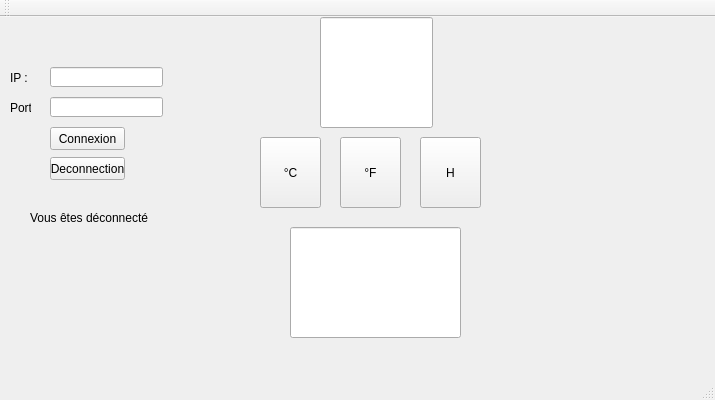
<?xml version="1.0" encoding="UTF-8"?>
<ui version="4.0">
 <class>TCPCLIENTClass</class>
 <widget class="QMainWindow" name="TCPCLIENTClass">
  <property name="geometry">
   <rect>
    <x>0</x>
    <y>0</y>
    <width>715</width>
    <height>400</height>
   </rect>
  </property>
  <property name="windowTitle">
   <string>TCPCLIENT</string>
  </property>
  <widget class="QWidget" name="centralWidget">
   <widget class="QLabel" name="label">
    <property name="geometry">
     <rect>
      <x>200</x>
      <y>30</y>
      <width>111</width>
      <height>81</height>
     </rect>
    </property>
    <property name="text">
     <string/>
    </property>
   </widget>
   <widget class="QPushButton" name="ConnectButton">
    <property name="geometry">
     <rect>
      <x>50</x>
      <y>110</y>
      <width>75</width>
      <height>23</height>
     </rect>
    </property>
    <property name="text">
     <string>Connexion</string>
    </property>
   </widget>
   <widget class="QLabel" name="label_2">
    <property name="geometry">
     <rect>
      <x>10</x>
      <y>30</y>
      <width>21</width>
      <height>61</height>
     </rect>
    </property>
    <property name="text">
     <string>IP :</string>
    </property>
   </widget>
   <widget class="QLineEdit" name="IPLineEdit">
    <property name="geometry">
     <rect>
      <x>50</x>
      <y>50</y>
      <width>113</width>
      <height>20</height>
     </rect>
    </property>
   </widget>
   <widget class="QLineEdit" name="portLineEdit">
    <property name="geometry">
     <rect>
      <x>50</x>
      <y>80</y>
      <width>113</width>
      <height>20</height>
     </rect>
    </property>
   </widget>
   <widget class="QLabel" name="label_3">
    <property name="geometry">
     <rect>
      <x>10</x>
      <y>60</y>
      <width>21</width>
      <height>61</height>
     </rect>
    </property>
    <property name="text">
     <string>Port :</string>
    </property>
   </widget>
   <widget class="QLabel" name="connectionStatusLabel">
    <property name="geometry">
     <rect>
      <x>30</x>
      <y>180</y>
      <width>171</width>
      <height>41</height>
     </rect>
    </property>
    <property name="text">
     <string>Vous êtes déconnecté</string>
    </property>
   </widget>
   <widget class="QPushButton" name="DisconnectButton">
    <property name="geometry">
     <rect>
      <x>50</x>
      <y>140</y>
      <width>75</width>
      <height>23</height>
     </rect>
    </property>
    <property name="text">
     <string>Deconnection</string>
    </property>
   </widget>
   <widget class="QPushButton" name="Celsius">
    <property name="geometry">
     <rect>
      <x>260</x>
      <y>120</y>
      <width>61</width>
      <height>71</height>
     </rect>
    </property>
    <property name="text">
     <string>°C</string>
    </property>
   </widget>
   <widget class="QPushButton" name="Fahrenheit">
    <property name="geometry">
     <rect>
      <x>340</x>
      <y>120</y>
      <width>61</width>
      <height>71</height>
     </rect>
    </property>
    <property name="text">
     <string>°F</string>
    </property>
   </widget>
   <widget class="QPushButton" name="Hygrometrie">
    <property name="geometry">
     <rect>
      <x>420</x>
      <y>120</y>
      <width>61</width>
      <height>71</height>
     </rect>
    </property>
    <property name="text">
     <string>H</string>
    </property>
   </widget>
   <widget class="QLineEdit" name="AWNS">
    <property name="geometry">
     <rect>
      <x>290</x>
      <y>210</y>
      <width>171</width>
      <height>111</height>
     </rect>
    </property>
    <property name="layoutDirection">
     <enum>Qt::RightToLeft</enum>
    </property>
    <property name="text">
     <string/>
    </property>
    <property name="alignment">
     <set>Qt::AlignCenter</set>
    </property>
   </widget>
   <widget class="QLineEdit" name="ASK">
    <property name="geometry">
     <rect>
      <x>320</x>
      <y>0</y>
      <width>113</width>
      <height>111</height>
     </rect>
    </property>
    <property name="alignment">
     <set>Qt::AlignCenter</set>
    </property>
   </widget>
  </widget>
  <widget class="QMenuBar" name="menuBar">
   <property name="geometry">
    <rect>
     <x>0</x>
     <y>0</y>
     <width>715</width>
     <height>21</height>
    </rect>
   </property>
  </widget>
  <widget class="QToolBar" name="mainToolBar">
   <attribute name="toolBarArea">
    <enum>TopToolBarArea</enum>
   </attribute>
   <attribute name="toolBarBreak">
    <bool>false</bool>
   </attribute>
  </widget>
  <widget class="QStatusBar" name="statusBar"/>
 </widget>
 <layoutdefault spacing="6" margin="11"/>
 <resources>
  <include location="TCPCLIENT.qrc"/>
 </resources>
 <connections>
  <connection>
   <sender>ConnectButton</sender>
   <signal>clicked()</signal>
   <receiver>TCPCLIENTClass</receiver>
   <slot>onConnectButtonClicked()</slot>
   <hints>
    <hint type="sourcelabel">
     <x>87</x>
     <y>154</y>
    </hint>
    <hint type="destinationlabel">
     <x>357</x>
     <y>199</y>
    </hint>
   </hints>
  </connection>
  <connection>
   <sender>DisconnectButton</sender>
   <signal>clicked()</signal>
   <receiver>TCPCLIENTClass</receiver>
   <slot>onDisconnectButtonClicked()</slot>
   <hints>
    <hint type="sourcelabel">
     <x>87</x>
     <y>184</y>
    </hint>
    <hint type="destinationlabel">
     <x>357</x>
     <y>199</y>
    </hint>
   </hints>
  </connection>
  <connection>
   <sender>Celsius</sender>
   <signal>clicked()</signal>
   <receiver>TCPCLIENTClass</receiver>
   <slot>onCelsiusButtonClicked()</slot>
   <hints>
    <hint type="sourcelabel">
     <x>290</x>
     <y>188</y>
    </hint>
    <hint type="destinationlabel">
     <x>357</x>
     <y>199</y>
    </hint>
   </hints>
  </connection>
  <connection>
   <sender>Fahrenheit</sender>
   <signal>clicked()</signal>
   <receiver>TCPCLIENTClass</receiver>
   <slot>onFahrenheitButtonClicked()</slot>
   <hints>
    <hint type="sourcelabel">
     <x>370</x>
     <y>188</y>
    </hint>
    <hint type="destinationlabel">
     <x>357</x>
     <y>199</y>
    </hint>
   </hints>
  </connection>
  <connection>
   <sender>Hygrometrie</sender>
   <signal>clicked()</signal>
   <receiver>TCPCLIENTClass</receiver>
   <slot>onHygrometrieButtonClicked()</slot>
   <hints>
    <hint type="sourcelabel">
     <x>450</x>
     <y>188</y>
    </hint>
    <hint type="destinationlabel">
     <x>357</x>
     <y>199</y>
    </hint>
   </hints>
  </connection>
 </connections>
 <slots>
  <slot>onConnectButtonClicked()</slot>
  <slot>onDisconnectButtonClicked()</slot>
  <slot>onCelsiusButtonClicked()</slot>
  <slot>onFahrenheitButtonClicked()</slot>
  <slot>onHygrometrieButtonClicked()</slot>
 </slots>
</ui>
